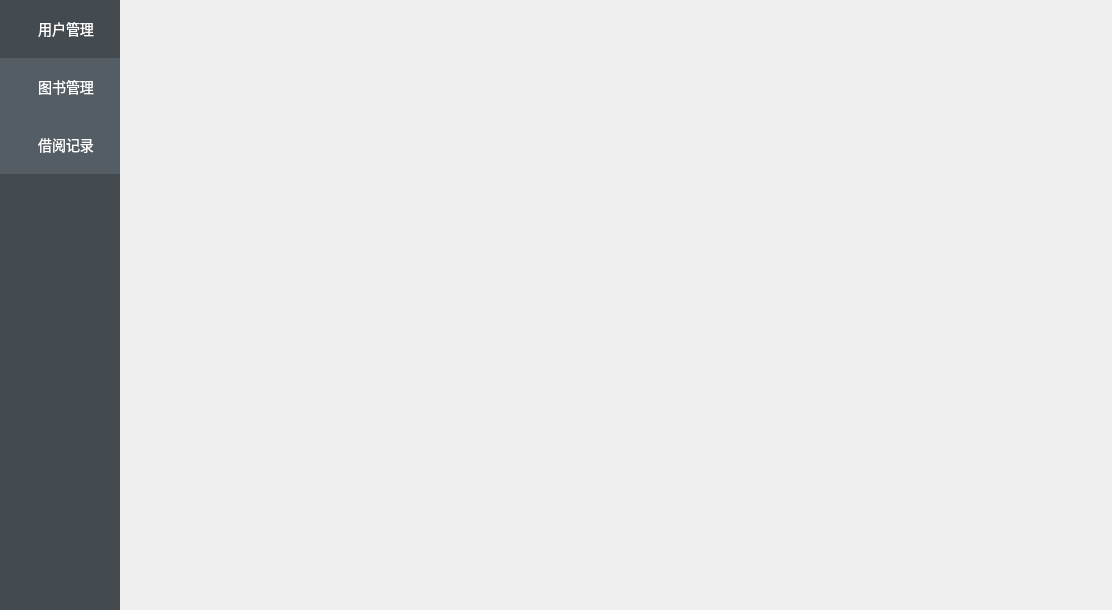
<?xml version="1.0" encoding="UTF-8"?>
<ui version="4.0">
 <class>MainWindow</class>
 <widget class="QMainWindow" name="MainWindow">
  <property name="geometry">
   <rect>
    <x>0</x>
    <y>0</y>
    <width>1112</width>
    <height>610</height>
   </rect>
  </property>
  <property name="windowTitle">
   <string>QT图书管理系统</string>
  </property>
  <property name="styleSheet">
   <string notr="true">QPushButton[name=&quot;btn&quot;]{border-radius:4px;background:#409eff;color:white;font-size:14px;min-height:28px;padding:4px;
min-width:85px;}
QLineEdit[name=&quot;le&quot;]{border-radius:4px;min-height:25px;border:1px solid gray;max-width:280px;min-width:280px;}
QLabel[name=&quot;title&quot;]{font:18px &quot;黑体&quot;;color:blue;}
QLabel[name=&quot;lb&quot;]{font-size:14px}
QWidget[name=&quot;bg&quot;]{background-color:white;}</string>
  </property>
  <widget class="QWidget" name="centralwidget">
   <property name="styleSheet">
    <string notr="true">QWidget#tool QToolButton{border:none;background-color:rgb(84,92,100);color:white;min-height:55px;font-size:14px;font-family:&quot;微软雅黑&quot;;padding-left:12px}
QWidget#tool QToolButton:checked{background-color:rgb(67,74,80);}
QWidget#tool{background-color:rgb(67,74,80)}
</string>
   </property>
   <layout class="QGridLayout" name="gridLayout_2">
    <property name="leftMargin">
     <number>0</number>
    </property>
    <property name="topMargin">
     <number>0</number>
    </property>
    <property name="rightMargin">
     <number>0</number>
    </property>
    <property name="bottomMargin">
     <number>0</number>
    </property>
    <property name="spacing">
     <number>0</number>
    </property>
    <item row="0" column="0">
     <widget class="QWidget" name="tool" native="true">
      <property name="minimumSize">
       <size>
        <width>120</width>
        <height>0</height>
       </size>
      </property>
      <property name="maximumSize">
       <size>
        <width>120</width>
        <height>16777215</height>
       </size>
      </property>
      <layout class="QGridLayout" name="gridLayout">
       <property name="leftMargin">
        <number>0</number>
       </property>
       <property name="topMargin">
        <number>0</number>
       </property>
       <property name="rightMargin">
        <number>0</number>
       </property>
       <property name="bottomMargin">
        <number>0</number>
       </property>
       <property name="spacing">
        <number>0</number>
       </property>
       <item row="0" column="0">
        <widget class="QToolButton" name="btn_user">
         <property name="sizePolicy">
          <sizepolicy hsizetype="Expanding" vsizetype="Fixed">
           <horstretch>0</horstretch>
           <verstretch>0</verstretch>
          </sizepolicy>
         </property>
         <property name="maximumSize">
          <size>
           <width>16777215</width>
           <height>16777215</height>
          </size>
         </property>
         <property name="text">
          <string>用户管理</string>
         </property>
         <property name="icon">
          <iconset resource="res.qrc">
           <normaloff>:/image/storage1.png</normaloff>:/image/storage1.png</iconset>
         </property>
         <property name="checkable">
          <bool>true</bool>
         </property>
         <property name="checked">
          <bool>true</bool>
         </property>
         <property name="toolButtonStyle">
          <enum>Qt::ToolButtonTextBesideIcon</enum>
         </property>
        </widget>
       </item>
       <item row="1" column="0">
        <widget class="QToolButton" name="btn_book">
         <property name="sizePolicy">
          <sizepolicy hsizetype="Expanding" vsizetype="Fixed">
           <horstretch>0</horstretch>
           <verstretch>0</verstretch>
          </sizepolicy>
         </property>
         <property name="maximumSize">
          <size>
           <width>16777215</width>
           <height>16777215</height>
          </size>
         </property>
         <property name="text">
          <string>图书管理</string>
         </property>
         <property name="icon">
          <iconset resource="res.qrc">
           <normaloff>:/image/storage1.png</normaloff>:/image/storage1.png</iconset>
         </property>
         <property name="checkable">
          <bool>true</bool>
         </property>
         <property name="toolButtonStyle">
          <enum>Qt::ToolButtonTextBesideIcon</enum>
         </property>
        </widget>
       </item>
       <item row="3" column="0">
        <spacer name="verticalSpacer">
         <property name="orientation">
          <enum>Qt::Vertical</enum>
         </property>
         <property name="sizeHint" stdset="0">
          <size>
           <width>20</width>
           <height>40</height>
          </size>
         </property>
        </spacer>
       </item>
       <item row="2" column="0">
        <widget class="QToolButton" name="btn_history">
         <property name="sizePolicy">
          <sizepolicy hsizetype="Expanding" vsizetype="Fixed">
           <horstretch>0</horstretch>
           <verstretch>0</verstretch>
          </sizepolicy>
         </property>
         <property name="maximumSize">
          <size>
           <width>16777215</width>
           <height>16777215</height>
          </size>
         </property>
         <property name="text">
          <string>借阅记录</string>
         </property>
         <property name="icon">
          <iconset resource="res.qrc">
           <normaloff>:/image/storage1.png</normaloff>:/image/storage1.png</iconset>
         </property>
         <property name="checkable">
          <bool>true</bool>
         </property>
         <property name="toolButtonStyle">
          <enum>Qt::ToolButtonTextBesideIcon</enum>
         </property>
        </widget>
       </item>
      </layout>
     </widget>
    </item>
    <item row="0" column="1">
     <widget class="QStackedWidget" name="stackedWidget">
      <widget class="QWidget" name="page"/>
      <widget class="QWidget" name="page_2"/>
     </widget>
    </item>
   </layout>
  </widget>
 </widget>
 <resources>
  <include location="res.qrc"/>
 </resources>
 <connections/>
</ui>
